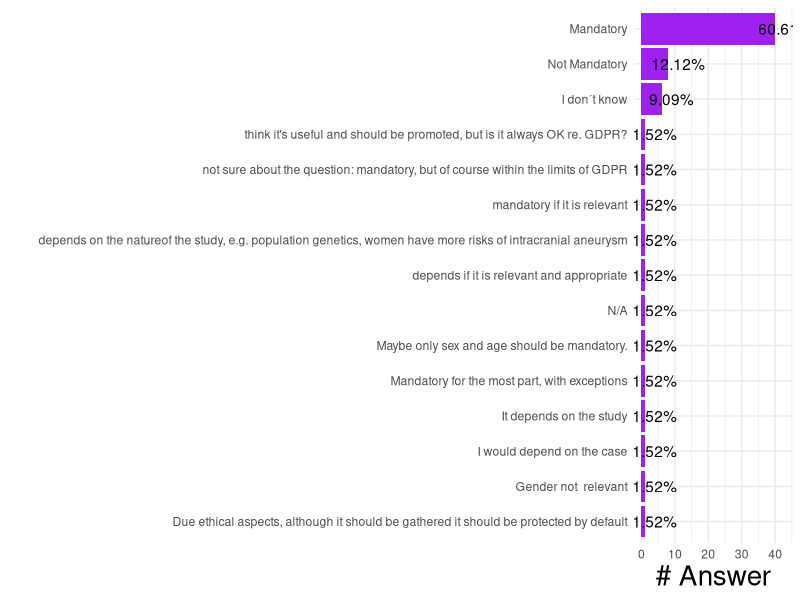

Here is the R script that generated this plot:
library(data.table)
library(ggplot2)
library(dplyr)

# Load data
d = fread("../qualitative_analysis/ELIXIR_BioHackathon_35FAIRX_Responses-Form_responses1.tsv")

fs10_plot = d[,14]
colnames(fs10_plot) = "Answer"
fs10_plot$n = 1
fs10_plot_sum = fs10_plot %>% group_by(Answer)%>%
  summarise(n = sum(n))

fs10_plot_sum = fs10_plot%>% group_by(Answer) %>%
  summarise(count = sum(n))

fs10_plot_sum = arrange(fs10_plot_sum, count)
fs10_plot_sum$Answer = factor(fs10_plot_sum$Answer, levels =fs10_plot_sum$Answer)
fs10_plot_sum$percent = fs10_plot_sum$count / sum(fs10_plot_sum$count) * 100

fs10 = ggplot(fs10_plot_sum, aes(y = Answer, x = count))+
  geom_bar(stat = "identity",fill = "purple")+
  geom_text(aes( label = paste0(round(percent,2),"%"),
                 x= count+3 ))+
  ylab("")+
  xlab("# Answer")+
  theme_minimal()+
  theme(#axis.text = element_text(size = 14),
        axis.title = element_text(size = 20))


png("../figures/figureS10.png", width = 2000, height = 900, res = 200)
fs10
dev.off()
